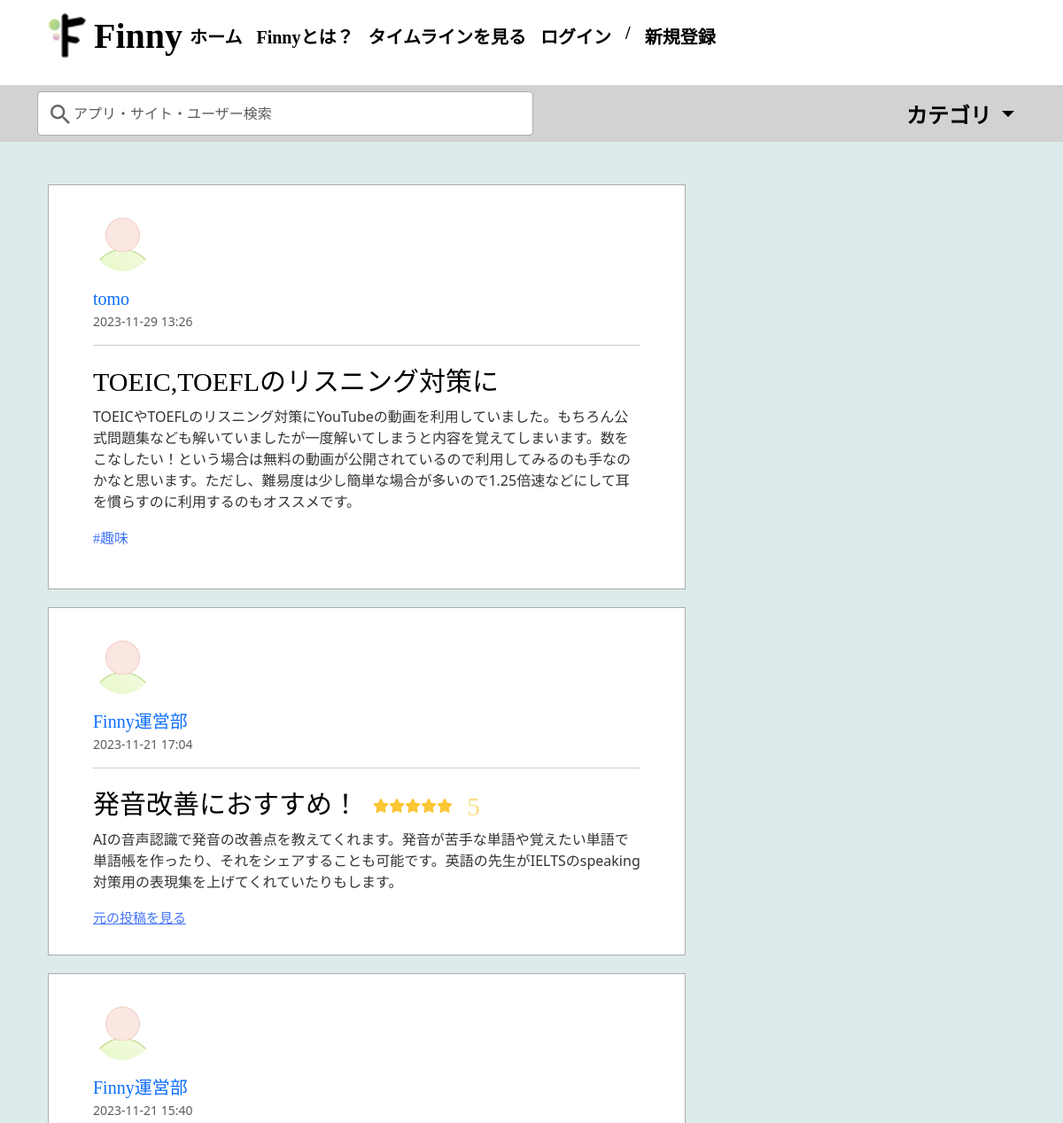
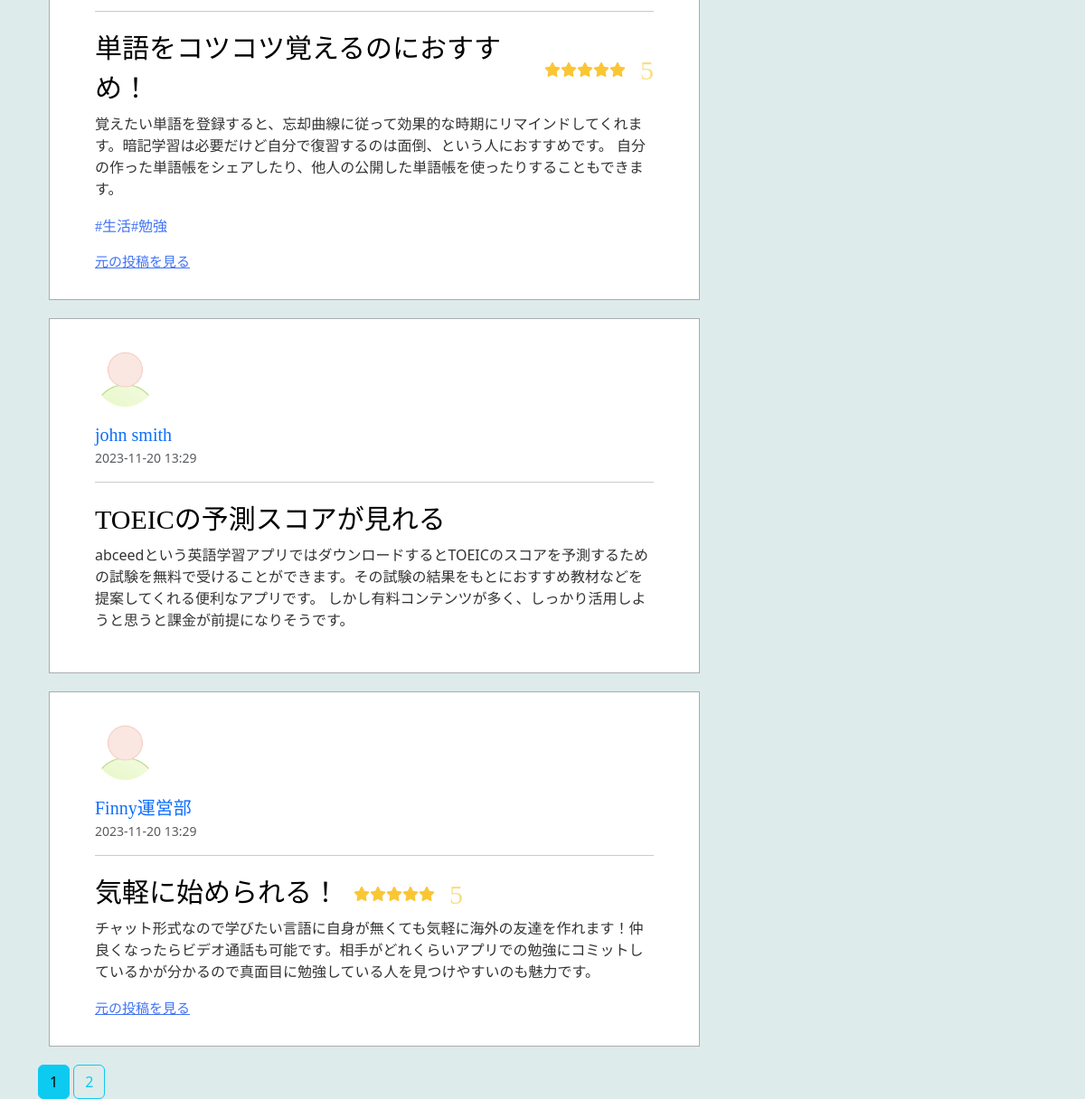
/timeline, run on the app's committed database (2 pictures, top to bottom).
### flaskblog/models.py (models this page shows, shortened)
class Review(db.Model):
    id = db.Column(db.Integer, primary_key=True)
    title = db.Column(db.String(100))
    date_reviewed = db.Column(db.DateTime, nullable=False, default=get_jst_now)
    content = db.Column(db.Text)
    rating = db.Column(db.Integer)
    image_file = db.Column(db.String(20), default='post_default.png')
    is_in_timeline = db.Column(db.Boolean)
    user_id = db.Column(db.Integer, db.ForeignKey('user.id'), nullable=False)
    post_id = db.Column(db.Integer, db.ForeignKey('post.id'))
    categories= db.relationship('Category', secondary=review_category, backref='reviews')

class User(db.Model, UserMixin):
    id = db.Column(db.Integer, primary_key=True)
    username = db.Column(db.String(20), unique=False, nullable=False)
    email = db.Column(db.String(120), unique=True, nullable=False)
    password = db.Column(db.String(60), nullable=False)
    role = db.Column(db.Integer, db.ForeignKey('role.id'), nullable=False)
    birthdate = db.Column(db.Date)
    age = db.Column(db.Integer)
    gender = db.Column(db.String)
    image_file = db.Column(db.String(20), nullable=False, default='default.jpg')
    posts = db.relationship('Post', backref='author', lazy=True, cascade='all, delete')
    recommended_posts = db.relationship(
        'Post',
        secondary=recommended_posts,
        lazy=True,
        backref=db.backref('recommended_to', lazy=True)
    )
    reviews = db.relationship('Review', backref='reviewer', lazy=True)
    comments = db.relationship('Comment', backref='commenter', lazy=True)
    company = db.relationship('Company', backref='user', lazy=True)
    liked_posts = db.relationship('Post', secondary=likes, lazy=True, back_populates='liked_users', overlaps="author,posts")

class Category(db.Model):
    id = db.Column(db.Integer, primary_key=True)
    name = db.Column(db.String(20))

### flaskblog/main/routes.py (the view, shortened to what this page needs)
@main.route("/timeline", methods=['POST','GET'])
@main.route("/timeline/<string:category>", methods=['POST','GET'])
def timeline(category=None):
    page = request.args.get('page', 1, type=int)
    reviews = Review.query.filter(Review.is_in_timeline).order_by(Review.date_reviewed.desc())
    form = SearchReviewForm()
    categories = Category.query.all()
    form = SearchForm()
    form.categories.choices = [(c.name) for c in categories]
    key_words = form.key_words.data
    selected_categories = form.categories.data
    reviews = reviews.paginate(page=page, per_page=5)
    return render_template('timeline.html', reviews=reviews, form=form, key_words=None, categories=None)

### flaskblog/main/forms.py
class SearchReviewForm(FlaskForm):
    key_words = StringField('Key_words', validators=[DataRequired()])
    categories  = SelectMultipleField('Category')
    submit = SubmitField('Review')

class SearchForm(FlaskForm):
    key_words = StringField('Key_words', validators=[DataRequired()])
    categories  = SelectMultipleField('Category')
    submit = SubmitField('Post')

### flaskblog/templates/timeline.html (shortened to what this page needs)
{% extends "layout.html" %}
{% block content %}
<div class="container">
    <div class="row">
        <div class="col-md-8">
            {% for review in reviews.items%}
                <article class="media content-section">
                    <img class="rounded-circle account-img" src="{{ url_for('static', filename='profile_pics/'+review.reviewer.image_file) }}">
                    <div class="media-body">
                    <div class="d-flex flex-column">
                        <div class="d-flex flex-row">
                            <a style="font-family: BIZ UDPGothic; font-size: 1.25rem;" class="d-flex justify-content-start mr-2" href="{{ url_for('users.user_reviews', username=review.reviewer.username) }}">{{ review.reviewer.username }}</a>
                        </div>
                        <small class="text-muted">{{ review.date_reviewed.strftime('%Y-%m-%d %H:%M') }}</small>
                    </div>
                    <hr class="hr hr-blurry" />
                        <div class="d-flex flex-row">
                            <h2><a class="article-title text-break" href="{{ url_for('posts.review', review_id=review.id) }}">{{ review.title }}</a></h2>
                            {% if review.rating %}
                                <div class="d-flex align-items-center mx-3">
                                        {% for i in range(review.rating) %}
                                            <i class="fa fa-star rating-color"></i>
                                        {% endfor %}
                                </div>
                                <div style="color: #F8DF83; font-size: 30px; font-family: BIZ UDPGothic; font-weight: 400;"  class="d-flex align-items-center"> {{ review.rating }}</div>
                            {% endif %}
                        </div>
                        <p class="article-content text-break">{{ review.content }}</p>
                        <div class="d-flex">
                            {% for category in review.categories %}
                                <p class="article-category">#{{ category.name }}</p>
                            {% endfor %}
                        </div>
                    {% if review.post_id %}
                        <a style="font-family: BIZ UDPGothic; font-size: 0.9375rem; color: #4173F6; text-decoration-line: underline;" class="article-title" href="{{ url_for('posts.post', post_id=review.post_id) }}">元の投稿を見る</a>
                    {% endif %}
                </article>
            {% endfor %}
        </div>
    </div>
</div>
    {% for page_num in reviews.iter_pages(left_edge=1, right_edge=1, left_current=1, right_current=2) %}
        {% if page_num %}
            {% if reviews.page == page_num %}
                <a class="btn btn-info" href="{{ url_for('main.timeline', page=page_num )}}">{{ page_num }}</a>
            {% else %}
                <a class="btn btn-outline-info" href="{{ url_for('main.timeline', page=page_num )}}">{{ page_num }}</a>
            {% endif %}
        {% else %}
            ...
        {% endif %}
    {% endfor %}
{% endblock content %}

### flaskblog/static/main.css (style rules this page uses)
body { background: #DDEBEB; color: #333333; margin-top: 13em; }
h1, h2, h3, h4, h5, h6 { color: #000; font-family: Noto Sans JP; }
.content-section { background: #ffffff; padding: 30px 50px; border: 1px solid #ACACAC; margin-bottom: 20px; }
.article-title { color: #000; text-align: center; font-family: BIZ UDPGothic; font-size: 1.875rem; font-style: normal; font-weight: 400; line-height: normal; text-decoration: none; }
a:not([underline]) { text-decoration: none; }
.article-category { color: #4173F6; font-family: BIZ UDPGothic; font-size: 16px; font-style: normal; font-weight: 400; line-height: normal; }
.account-img { width: 4.1875rem; height: 4.1875rem; margin-right: 20px; margin-bottom: 16px; }
.rating-color { color:#fbc634 !important; }

### data on the page
Review: image_file (placeholder picture), reviewer.username "tomo", date_reviewed "2023-11-29 13:26", title "TOEIC,TOEFLのリスニング対策に", content "TOEICやTOEFLのリスニング対策にYouTubeの動画を利用していました。もちろん公式問題集なども解いていましたが一度解いてしまうと内容を覚えてしまいます。数をこなしたい！という場合は無料の動画が公開されているので利用してみるのも手なのかなと思います。ただし、難易度は少し簡単な場合が多いので1.25倍速などにして耳を慣らすのに利用するのもオススメです。"
Category: name "趣味"
Review: image_file (placeholder picture), reviewer.username "Finny運営部", date_reviewed "2023-11-21 17:04", title "発音改善におすすめ！", rating "5", content "AIの音声認識で発音の改善点を教えてくれます。発音が苦手な単語や覚えたい単語で単語帳を作ったり、それをシェアすることも可能です。英語の先生がIELTSのspeaking対策用の表現集を上げてくれていたりもします。"
Review: image_file (placeholder picture), reviewer.username "Finny運営部", date_reviewed "2023-11-21 15:40", title "単語をコツコツ覚えるのにおすすめ！", rating "5", content "覚えたい単語を登録すると、忘却曲線に従って効果的な時期にリマインドしてくれます。暗記学習は必要だけど自分で復習するのは面倒、という人におすすめです。 自分の作った単語帳をシェアしたり、他人の公開した単語帳を使ったりすることもできます。"
Category: name "生活"
Category: name "勉強"
Review: image_file (placeholder picture), reviewer.username "john smith", date_reviewed "2023-11-20 13:29", title "TOEICの予測スコアが見れる", content "abceedという英語学習アプリではダウンロードするとTOEICのスコアを予測するための試験を無料で受けることができます。その試験の結果をもとにおすすめ教材などを提案してくれる便利なアプリです。 しかし有料コンテンツが多く、しっかり活用しようと思うと課金が前提になりそうです。"
Review: image_file (placeholder picture), reviewer.username "Finny運営部", date_reviewed "2023-11-20 13:29", title "気軽に始められる！", rating "5", content "チャット形式なので学びたい言語に自身が無くても気軽に海外の友達を作れます！仲良くなったらビデオ通話も可能です。相手がどれくらいアプリでの勉強にコミットしているかが分かるので真面目に勉強している人を見つけやすいのも魅力です。"

### other printed values
{{ page_num }} "1"
{{ page_num }} "2"
